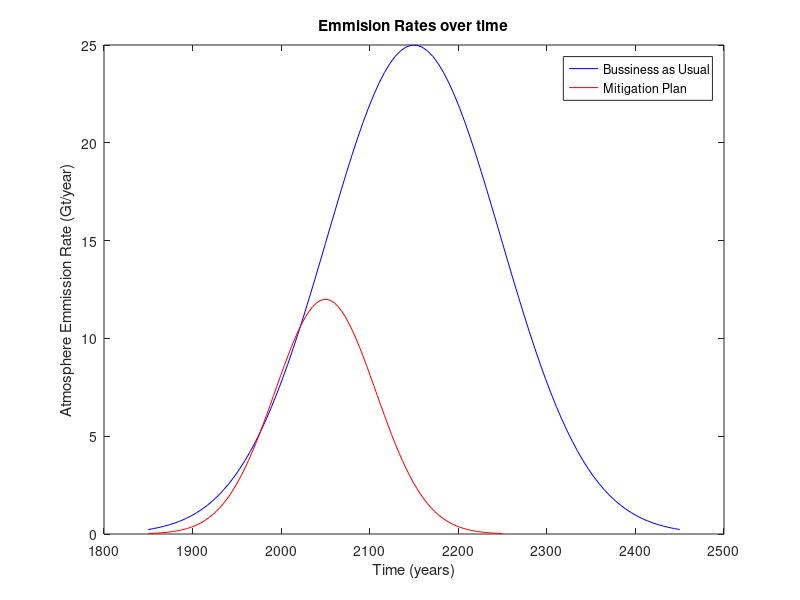
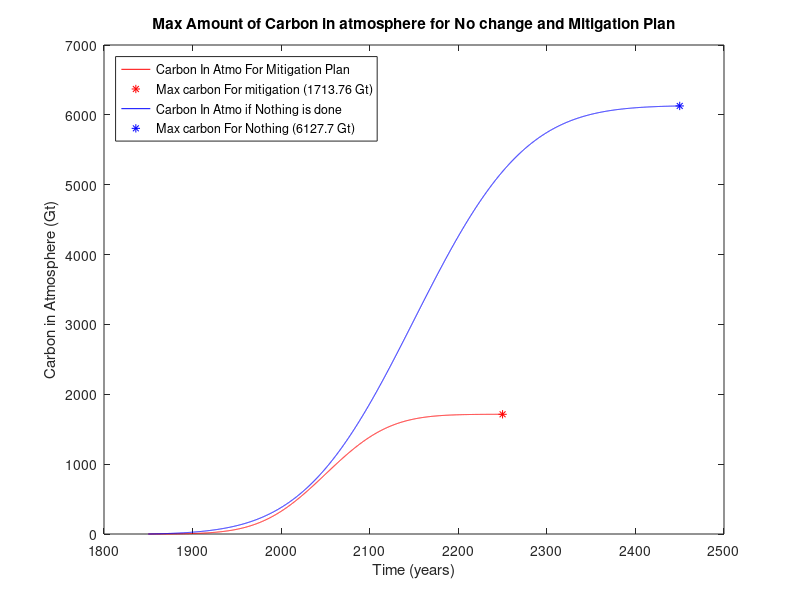

Write the MATLAB code that produced these figures, in order.
clc
clear 

format long

TimeN = linspace(1850,2450);
xN = TimeN;
curveN = 25;
center = 2150;
stdN = 98;

GaussNor = curveN*exp(-(xN - center).^2/(2*stdN.^2));

TimeM = linspace(1850,2250);
xM = TimeM;
curveM = 12;
center = 2050;
stdM = 57;

GaussMit = curveM*exp(-(xM - center).^2/(2*stdM.^2));

figure(1)
plot(TimeN, GaussNor,'b')
hold on
plot(TimeM, GaussMit,'r')
xlabel("Time (years)");
ylabel("Atmosphere Emmission Rate (Gt/year)");
title("Emmision Rates over time")
legend("Bussiness as Usual","Mitigation Plan")
hold off
h = .1;  % step size
x = (1850:h:2250);  % the range of x
y = zeros(size(x));  % allocate the result y
y(1) = 0;  % the initial y value
n = numel(y);  % the number of y values

for i=1:n-1
    xM = x(i);
curveM = 12;
center = 2050;
stdM = 57;

GaussMitigation = curveM*exp(-(xM - center).^2/(2*stdM.^2));

    f = GaussMitigation;
    y(i+1) = y(i) + h * f;
end

figure(2)
plot(x,y,'r')
hold on
xlabel("Time (years)");
ylabel("Carbon in Atmosphere (Gt)");
title("Max Amount of Carbon in atmosphere for No change and Mitigation Plan")
MaxMitigation = max(y);
plot(2250, MaxMitigation,'r*')

h = .1;  % step size
x = (1850:h:2450);  % the range of x
y = zeros(size(x));  % allocate the result y
y(1) = 0;  % the initial y value
n = numel(y);  % the number of y values
% The loop to solve the DE
for i=1:n-1
    xN = x(i);
curveN = 25;
center = 2150;
stdN = 98;

GaussNormal = curveN*exp(-(xN - center).^2/(2*stdN.^2));

    f = GaussNormal;
    y(i+1) = y(i) + h * f;
end

plot(x,y,'b')
MaxNormal = max(y);
plot(2450, MaxNormal,'b*')
legend("Carbon In Atmo For Mitigation Plan","Max carbon For mitigation (1713.76 Gt)","Carbon In Atmo if Nothing is done","Max carbon For Nothing (6127.7 Gt)",'Location','northwest');